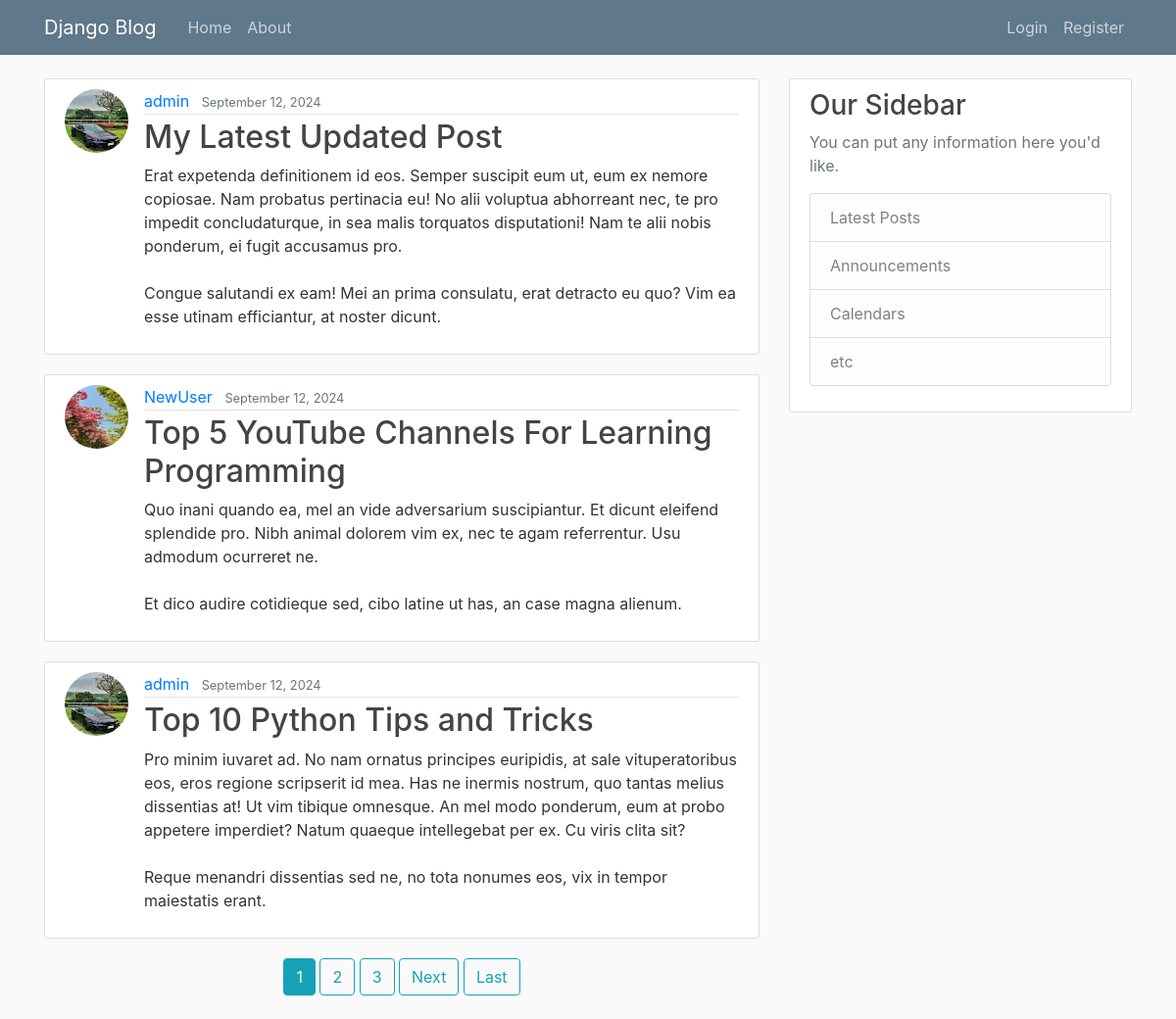
The page / on the database its author committed.
### blog/models.py (models this page shows, shortened)
class Post(models.Model):
    title = models.CharField(max_length=70)
    content = models.TextField()
    date_posted = models.DateTimeField(default = timezone.now)
    author = models.ForeignKey(User, on_delete=models.CASCADE)

### users/models.py (models this page shows, shortened)
class Profile(models.Model):
    user = models.OneToOneField(User, on_delete=models.CASCADE)
    img = models.ImageField(default = 'default.JPG', upload_to='profile_pics')

### blog/views.py (the view)
# urls.py: path('', PostListView.as_view(), name='blog-home'),
class PostListView(ListView):
    model = Post
    template_name = "blog/home.html"
    context_object_name = 'posts'
    ordering = ['-date_posted']
    paginate_by = 3

### blog/templates/blog/home.html (shortened to what this page needs)
{% extends "blog/base.html" %}
{% block content %}
    {% for post in posts %}
        <article class="media content-section">
          <img class="rounded-circle article-img" src="{{post.author.profile.img.url}}" alt="">
          <div class="media-body">
            <div class="article-metadata">
              <a class="mr-2" href="{% url 'user-posts' post.author.username %}">{{ post.author }}</a>
              <small class="text-muted">{{ post.date_posted | date:"F d, Y" }}</small>
            </div>
            <h2><a class="article-title" href="{% url 'post-detail' post.id %}">{{ post.title }}</a></h2>
            <p class="article-content">{{ post.content }}</p>
          </div>
        </article>
    {% endfor %}
<div class="container text-center">
    {% if is_paginated %}
        {% for num in page_obj.paginator.page_range %}
          {% if page_obj.number == num %}
            <a href="?page={{ num }}" class='btn btn-info mb-4'>{{ num }}</a>
          {% elif num > page_obj.number|add:'-3' and num < page_obj.number|add:'3' %}
              <a href="?page={{num}}" class='btn btn-outline-info mb-4'> {{num}} </a>
          {% endif %}
        {% endfor %}
        {% if page_obj.has_next %}
          <a href="?page={{ page_obj.next_page_number }}" class='btn btn-outline-info mb-4'>Next</a>
          <a href="?page={{ page_obj.paginator.num_pages }}" class='btn btn-outline-info mb-4'>Last</a>
        {% endif %}
    {% endif %}
</div>
{% endblock content %}

### blog/static/blog/main.css (style rules this page uses)
body { background: #fafafa; color: #333333; margin-top: 5rem; }
h1, h2, h3, h4, h5, h6 { color: #444444; }
.content-section { background: #ffffff; padding: 10px 20px; border: 1px solid #dddddd; border-radius: 3px; margin-bottom: 20px; }
.article-title { color: #444444; }
.article-content { white-space: pre-line; }
.article-img { height: 65px; width: 65px; margin-right: 16px; }
.article-metadata { padding-bottom: 1px; margin-bottom: 4px; border-bottom: 1px solid #e3e3e3 }

### rows shown on the page
Post: author.profile.img (picture), author "admin", date_posted "September 12, 2024", title "My Latest Updated Post", content "Erat expetenda definitionem id eos. Semper suscipit eum ut, eum ex nemore copiosae. Nam probatus pertinacia eu! No alii voluptua abhorreant nec, te pro impedit concludaturque, in sea malis torquatos disputationi! Nam te alii nobis ponderum, ei fugit accusamus pro. Congue salutandi ex eam! Mei an prima consulatu, erat detracto eu quo? Vim ea esse utinam efficiantur, at noster dicunt."
Post: author.profile.img (picture), author "NewUser", date_posted "September 12, 2024", title "Top 5 YouTube Channels For Learning Programming", content "Quo inani quando ea, mel an vide adversarium suscipiantur. Et dicunt eleifend splendide pro. Nibh animal dolorem vim ex, nec te agam referrentur. Usu admodum ocurreret ne. Et dico audire cotidieque sed, cibo latine ut has, an case magna alienum."
Post: author.profile.img (picture), author "admin", date_posted "September 12, 2024", title "Top 10 Python Tips and Tricks", content "Pro minim iuvaret ad. No nam ornatus principes euripidis, at sale vituperatoribus eos, eros regione scripserit id mea. Has ne inermis nostrum, quo tantas melius dissentias at! Ut vim tibique omnesque. An mel modo ponderum, eum at probo appetere imperdiet? Natum quaeque intellegebat per ex. Cu viris clita sit? Reque menandri dissentias sed ne, no tota nonumes eos, vix in tempor maiestatis erant."

### other values the page prints
{{ num }} "1"
{{ num }} "2" "3"
